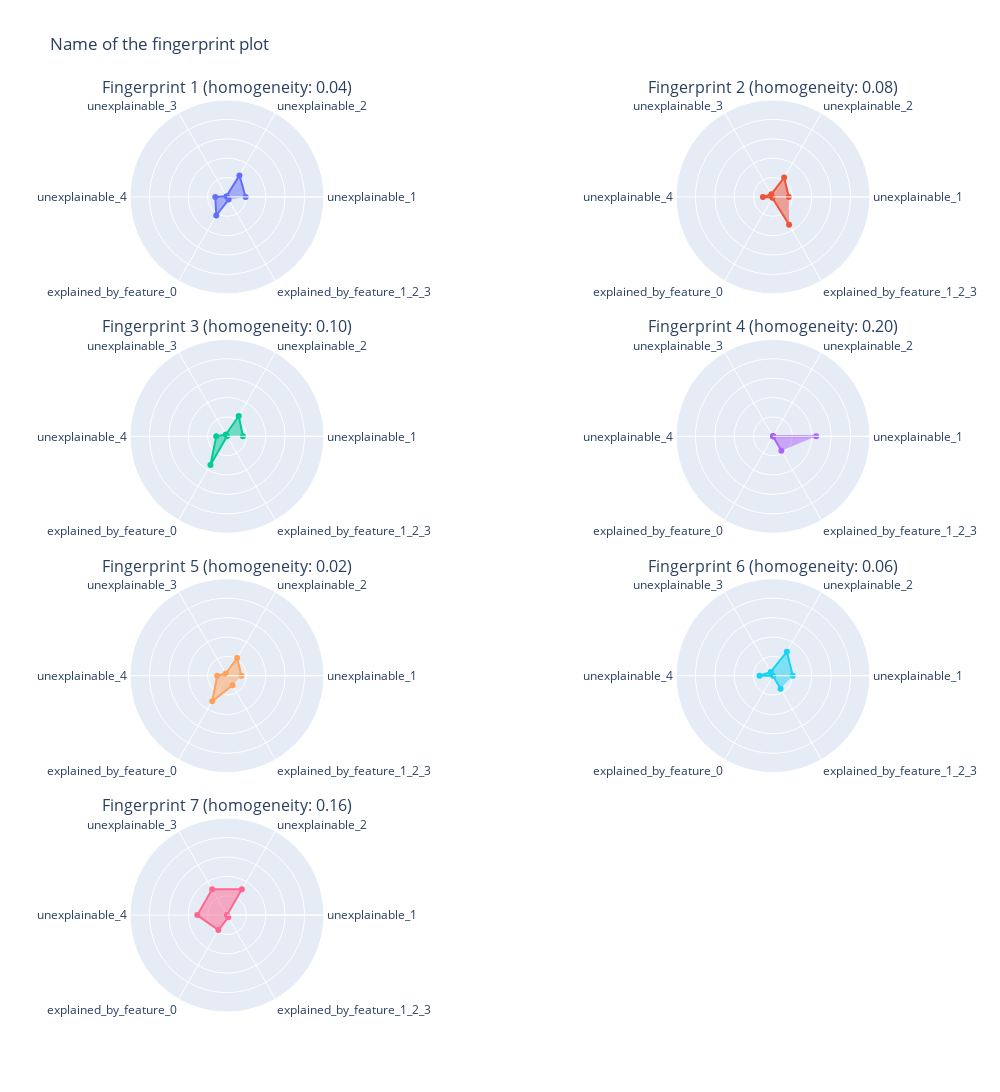

The notebook cell this image was saved under:
### Code cell
observable_patterns_result['spider_plots']

### Figure 1 — Plotly figure (JSON) as saved in the notebook; plotly's stock layout.template omitted (floating-point values rounded to 4 significant figures)
{"data": [{"fill": "toself", "r": [0.1921, 0.2564, 0.009082, 0.121, 0.2216, 0.03226], "subplot": "polar", "theta": ["unexplainable_1", "unexplainable_2", "unexplainable_3", "unexplainable_4", "explained_by_feature_0", "explained_by_feature_1_2_3"], "type": "scatterpolar"}, {"fill": "toself", "r": [0.1627, 0.2302, 0.03297, 0.1041, 0.01141, 0.3314], "subplot": "polar2", "theta": ["unexplainable_1", "unexplainable_2", "unexplainable_3", "unexplainable_4", "explained_by_feature_0", "explained_by_feature_1_2_3"], "type": "scatterpolar"}, {"fill": "toself", "r": [0.1643, 0.242, 0.0217, 0.1111, 0.3416, 0], "subplot": "polar3", "theta": ["unexplainable_1", "unexplainable_2", "unexplainable_3", "unexplainable_4", "explained_by_feature_0", "explained_by_feature_1_2_3"], "type": "scatterpolar"}, {"fill": "toself", "r": [0.4454, 0, 0, 0, 0.0002287, 0.1725], "subplot": "polar4", "theta": ["unexplainable_1", "unexplainable_2", "unexplainable_3", "unexplainable_4", "explained_by_feature_0", "explained_by_feature_1_2_3"], "type": "scatterpolar"}, {"fill": "toself", "r": [0.1487, 0.2096, 0.02593, 0.1014, 0.3038, 0.1145], "subplot": "polar5", "theta": ["unexplainable_1", "unexplainable_2", "unexplainable_3", "unexplainable_4", "explained_by_feature_0", "explained_by_feature_1_2_3"], "type": "scatterpolar"}, {"fill": "toself", "r": [0.2039, 0.2865, 0.04474, 0.1386, 0, 0.1551], "subplot": "polar6", "theta": ["unexplainable_1", "unexplainable_2", "unexplainable_3", "unexplainable_4", "explained_by_feature_0", "explained_by_feature_1_2_3"], "type": "scatterpolar"}, {"fill": "toself", "r": [0, 0.3069, 0.3069, 0.3069, 0.1781, 0.02606], "subplot": "polar7", "theta": ["unexplainable_1", "unexplainable_2", "unexplainable_3", "unexplainable_4", "explained_by_feature_0", "explained_by_feature_1_2_3"], "type": "scatterpolar"}], "layout": {"annotations": [{"font": {"size": 16}, "showarrow": false, "text": "Fingerprint 1 (homogeneity: 0.04)", "x": 0.175, "xanchor": "center", "xref": "paper", "y": 1, "yanchor": "bottom", "yref": "paper"}, {"font": {"size": 16}, "showarrow": false, "text": "Fingerprint 2 (homogeneity: 0.08)", "x": 0.825, "xanchor": "center", "xref": "paper", "y": 1, "yanchor": "bottom", "yref": "paper"}, {"font": {"size": 16}, "showarrow": false, "text": "Fingerprint 3 (homogeneity: 0.10)", "x": 0.175, "xanchor": "center", "xref": "paper", "y": 0.7375, "yanchor": "bottom", "yref": "paper"}, {"font": {"size": 16}, "showarrow": false, "text": "Fingerprint 4 (homogeneity: 0.20)", "x": 0.825, "xanchor": "center", "xref": "paper", "y": 0.7375, "yanchor": "bottom", "yref": "paper"}, {"font": {"size": 16}, "showarrow": false, "text": "Fingerprint 5 (homogeneity: 0.02)", "x": 0.175, "xanchor": "center", "xref": "paper", "y": 0.475, "yanchor": "bottom", "yref": "paper"}, {"font": {"size": 16}, "showarrow": false, "text": "Fingerprint 6 (homogeneity: 0.06)", "x": 0.825, "xanchor": "center", "xref": "paper", "y": 0.475, "yanchor": "bottom", "yref": "paper"}, {"font": {"size": 16}, "showarrow": false, "text": "Fingerprint 7 (homogeneity: 0.16)", "x": 0.175, "xanchor": "center", "xref": "paper", "y": 0.2125, "yanchor": "bottom", "yref": "paper"}], "height": 2000, "paper_bgcolor": "rgba(0, 0, 0, 0)", "plot_bgcolor": "rgba(0, 0, 0, 0)", "polar": {"domain": {"x": [0, 0.35], "y": [0.7875, 1]}, "radialaxis": {"range": [0, 1], "showticklabels": false, "visible": true}}, "polar2": {"domain": {"x": [0.65, 1.0], "y": [0.7875, 1]}, "radialaxis": {"range": [0, 1], "showticklabels": false, "visible": true}}, "polar3": {"domain": {"x": [0, 0.35], "y": [0.525, 0.7375]}, "radialaxis": {"range": [0, 1], "showticklabels": false, "visible": true}}, "polar4": {"domain": {"x": [0.65, 1.0], "y": [0.525, 0.7375]}, "radialaxis": {"range": [0, 1], "showticklabels": false, "visible": true}}, "polar5": {"domain": {"x": [0, 0.35], "y": [0.2625, 0.475]}, "radialaxis": {"range": [0, 1], "showticklabels": false, "visible": true}}, "polar6": {"domain": {"x": [0.65, 1.0], "y": [0.2625, 0.475]}, "radialaxis": {"range": [0, 1], "showticklabels": false, "visible": true}}, "polar7": {"domain": {"x": [0, 0.35], "y": [0, 0.2125]}, "radialaxis": {"range": [0, 1], "showticklabels": false, "visible": true}}, "polar8": {"domain": {"x": [0.65, 1.0], "y": [0, 0.2125]}, "radialaxis": {"range": [0, 1], "showticklabels": false, "visible": true}}, "showlegend": false, "title": {"text": "Name of the fingerprint plot"}, "width": 1000}}
